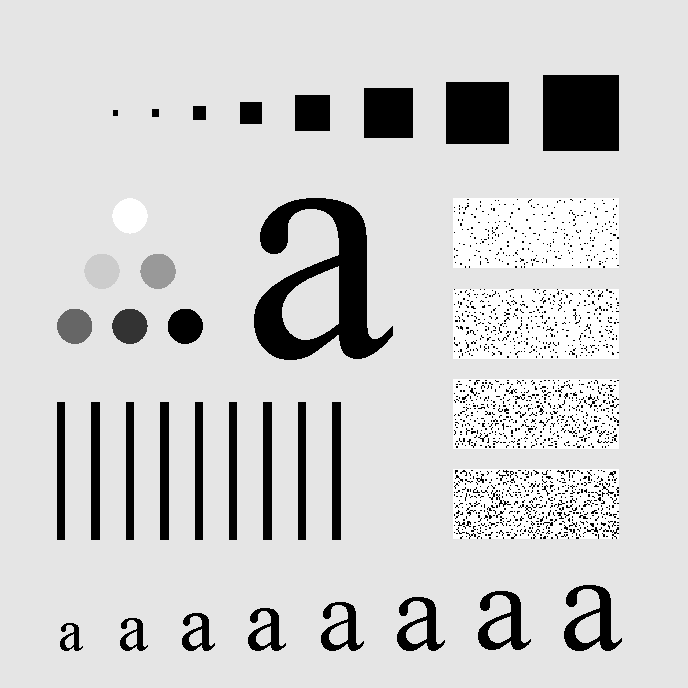
%> input picture hw1/codes/char.tif, 688 x 688 px
$ octave hw1_5new.m   (GNU Octave 9; MATLAB toolbox functions it lacks are replaced by stand-ins)
%> lines starting %> are read from the running program, lines starting %| are printed output that depends on the picture
clc; clear;

char = imread('char.tif');
%> char is the input picture: size 688x688 uint8; min 0, max 255, mean 207.3
char_padded= padarray(char,[20 20],'replicate');
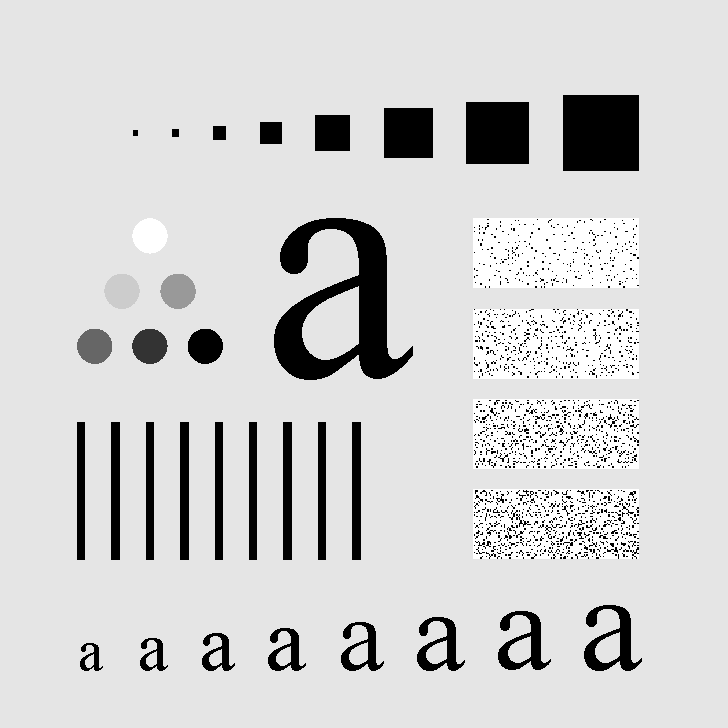
%> char_padded: size 728x728 uint8; min 0, max 255, mean 209.6
figure;
imshow(char_padded , []);title ('padded char');

%% 3*3 window
for i = 21:688   %% 20+1=21 , 668+20=688
    for j = 21:688
        char3(i,j) = sum(sum(char_padded(i-1:i+1,j-1:j+1)))/9;
    end
end
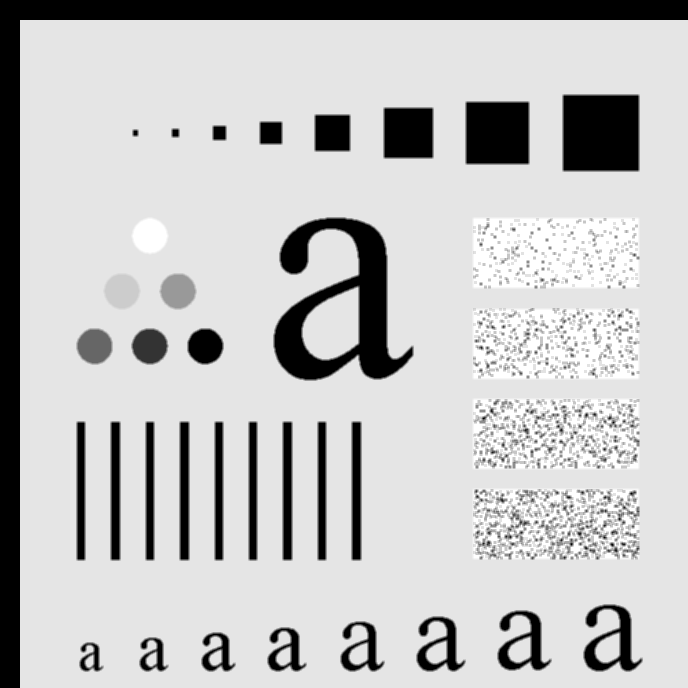
%> char3: size 688x688 double; min 0, max 255, mean 194.2
figure;
imshow(char3 , []); title ('3*3 window local averaging');

%% 9*9 window
for i = 21:688
    for j =21:688
        char9(i,j) = sum(sum(char_padded(i-4:i+4,j-4:j+4)))/81;
    end
end
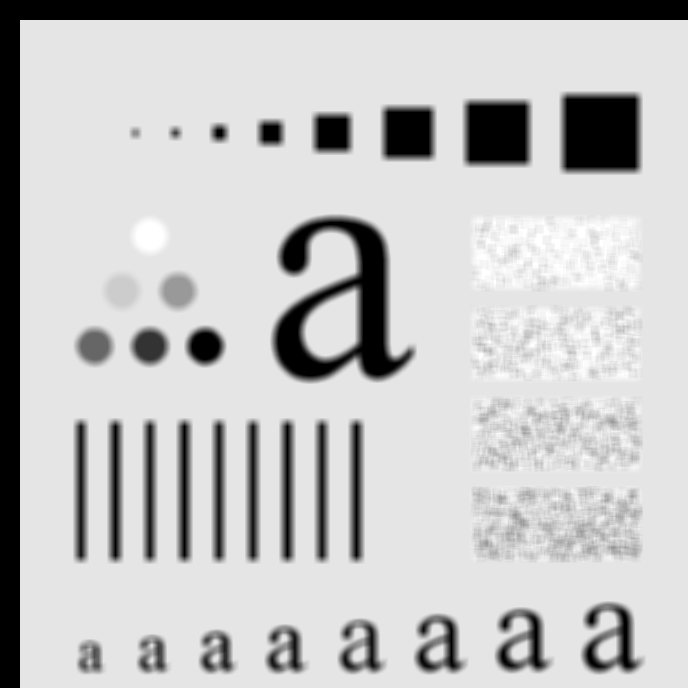
%> char9: size 688x688 double; min 0, max 255, mean 194.2; mean of the top-left, top-right, bottom-left and bottom-right quarters 191.4, 186.1, 188.2, 211.2
figure;
imshow(char9 , []); title ('9*9 window local averaging');

%% 17*17 window
for i = 21:688
    for j =21:688
        char17(i,j) = sum(sum(char_padded(i-8:i+8,j-8:j+8)))/289;
    end
end
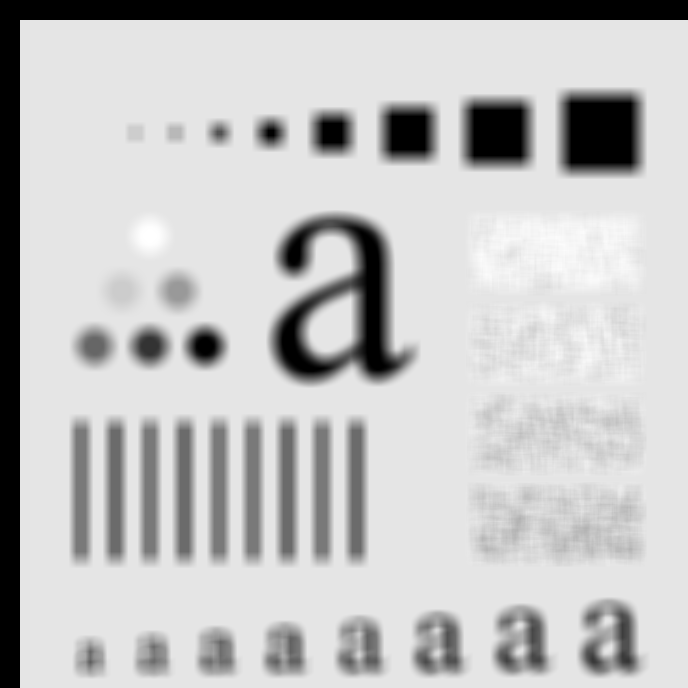
%> char17: size 688x688 double; min 0, max 255, mean 194.2; mean of the top-left, top-right, bottom-left and bottom-right quarters 191.4, 186, 188.1, 211.3
figure;
imshow(char17 , []); title ('17*17 window local averaging');

%% 21*21 window
for i = 21:688
    for j =21:688
        char41(i,j) = sum(sum(char_padded(i-20:i+20,j-20:j+20)))/441;
    end
end
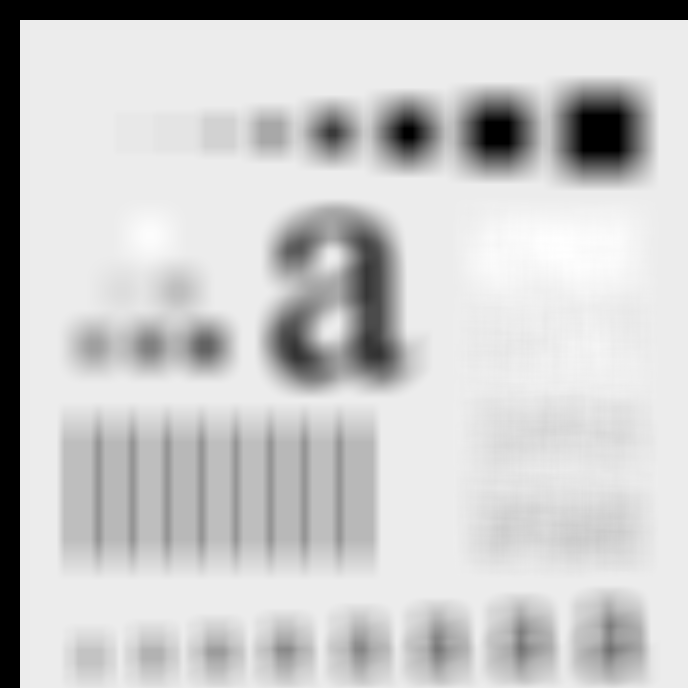
%> char41: size 688x688 double; min 0, max 940.8, mean 740.3; drawn with min black and max white
figure;
imshow(char41 , []); title ('41*41 window local averaging');
